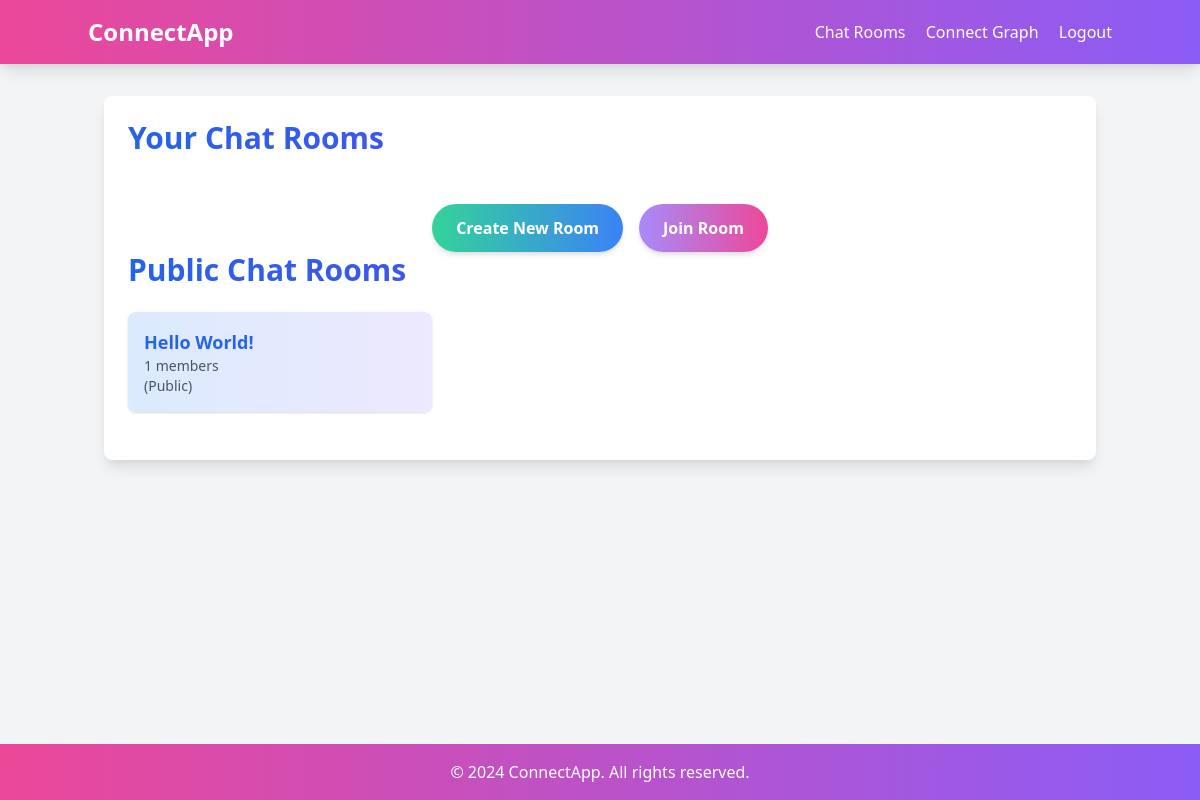
The page /chat (signed in) on the database its author committed.
### app.py (models this page shows)
class Room(db.Model):
    id = db.Column(db.Integer, primary_key=True)
    name = db.Column(db.String(150), unique=True, nullable=False)
    created_by = db.Column(db.Integer, db.ForeignKey('user.id'), nullable=False)
    messages = db.relationship('Message', backref='room', lazy=True)
    users = db.relationship('User', secondary=user_rooms, back_populates='rooms')
    is_public = db.Column(db.Boolean, default=False)

### app.py (the view)
@app.route('/chat')
@login_required
def chat():
    public_rooms = Room.query.filter_by(is_public=True).all()
    user_rooms = current_user.rooms
    rooms = list(set(public_rooms + user_rooms))
    return render_template('chat.html', rooms=rooms)

### app.py (called while the page is built)
@login_manager.user_loader
def load_user(user_id):
    return User.query.get(int(user_id))

### templates/chat.html (shortened to what this page needs)
{% extends "base.html" %}
{% block content %}
<div class="bg-white p-6 rounded-lg shadow-lg">
    <h2 class="text-3xl font-bold mb-6 text-transparent bg-clip-text bg-gradient-to-r from-blue-600 to-purple-600">Your Chat Rooms</h2>
    <div class="flex justify-center space-x-4">
        <a href="{{ url_for('create_room') }}" class="bg-gradient-to-r from-green-400 to-blue-500 hover:from-green-500 hover:to-blue-600 text-white font-bold py-3 px-6 rounded-full transition duration-300 transform hover:scale-105 shadow-md hover:shadow-lg">
            Create New Room
        </a>
        <a href="{{ url_for('join_room') }}" class="bg-gradient-to-r from-purple-400 to-pink-500 hover:from-purple-500 hover:to-pink-600 text-white font-bold py-3 px-6 rounded-full transition duration-300 transform hover:scale-105 shadow-md hover:shadow-lg">
            Join Room
        </a>
    </div>
    <h2 class="text-3xl font-bold mb-6 text-transparent bg-clip-text bg-gradient-to-r from-blue-600 to-purple-600">Public Chat Rooms</h2>
    <div class="grid grid-cols-1 md:grid-cols-2 lg:grid-cols-3 gap-4 mb-6">
        {% for room in rooms %}
            {% if current_user not in room.users %}
                <a href="{{ url_for('room_chat', room_id=room.id) }}" class="block bg-gradient-to-r from-blue-100 to-purple-100 hover:from-blue-200 hover:to-purple-200 p-4 rounded-lg shadow transition duration-300 transform hover:scale-105">
                <h3 class="text-lg font-semibold text-blue-600">{{ room.name }}</h3>
                <p class="text-sm text-gray-600">{{ room.users|length }} members</p>
                {% if room.is_public %}
                    <p class="text-sm text-gray-600">(Public)</p>
                {% endif %}
            </a>
            {% endif %}
        {% endfor %}
    </div>
</div>
{% endblock %}

### rows shown on the page
Room: name "Hello World!", users|length "1", is_public "(Public)"
